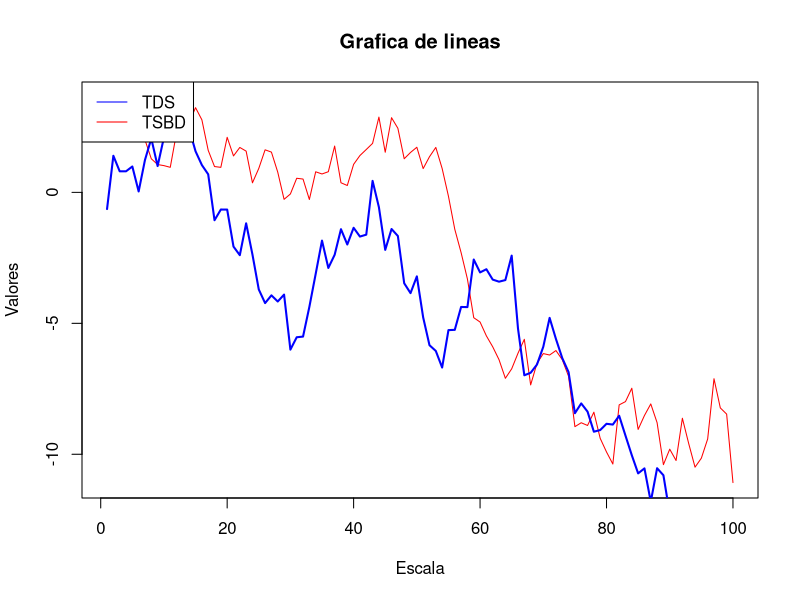
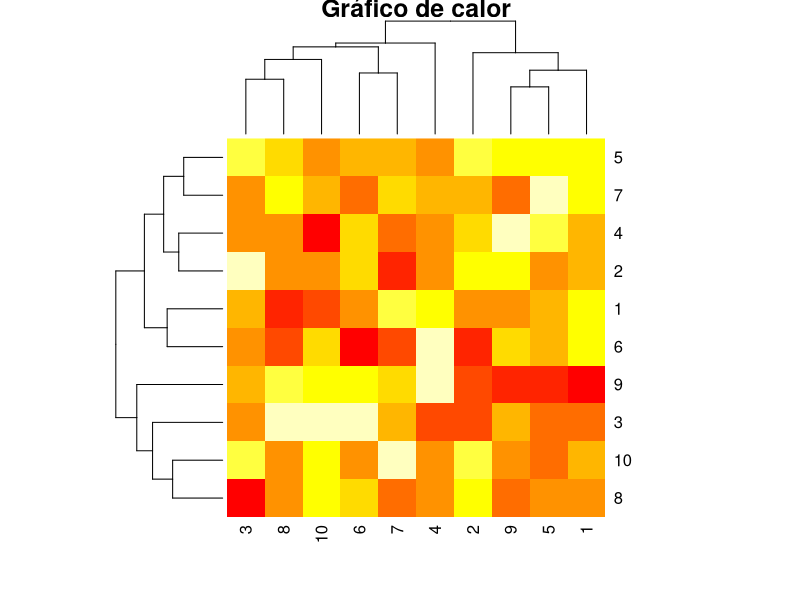

The R source for these figures, in order:
# Gráfica de líneas: ------------------------------------------------------------------- 

valores_x <- 1:100
valores_y <- cumsum(rnorm(100))
valores_y_2 <- cumsum(rnorm(100))

plot(valores_x, valores_y, main = 'Grafica de lineas', xlab = 'Escala', ylab = 'Valores', type = 'l', col = 'red')
lines(valores_x, valores_y_2, col = 'blue', lwd = 2)
legend('topleft', legend = c('TDS', 'TSBD'), col = c('blue', 'red'), lty = 1)


# Gráfico de calor: --------------------------------------------------------------------

datos <- matrix(rnorm(100), nrow = 10, ncol = 10)

heatmap(datos, main = 'Gráfico de calor', col = heat.colors(10), scale = 'column')
